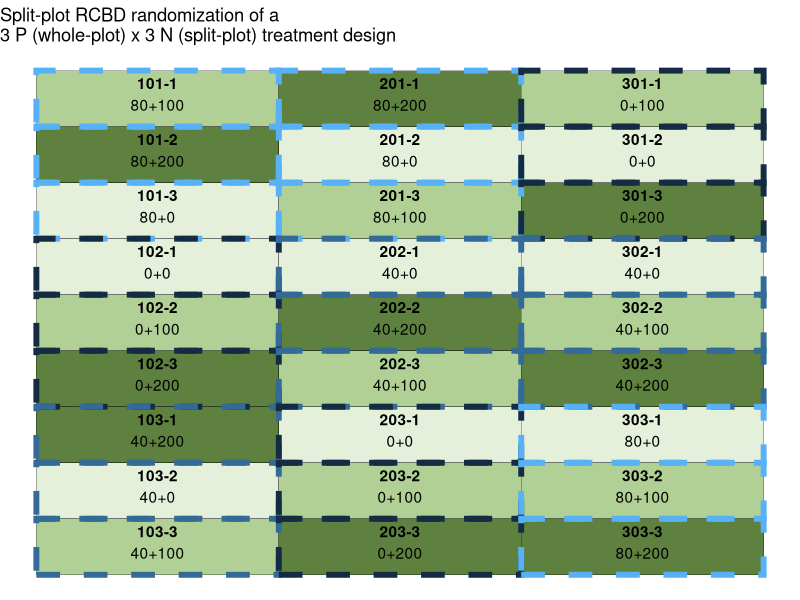

Write the R code that produced this figure. (Note: this script raises an error after producing the figure.)
## ---- chunk 1
library(tidyverse)
library(dplyr)
## ---- chunk 2
set.seed(930)

## ---- chunk 3
wp_rcbd_rand <-crossing(prate_kgha = c(0, 40, 80),
                        block = 1:3
                        ) %>%
arrange(block)%>%
  
  # Randomizing WP treatment factor to blocks (restricted) 
group_by(block)%>%
  mutate(prate_kgha = sample(prate_kgha))%>%
    # Creating WP plot numbers 
mutate(wplot = (block*100)+1:3)%>%
  ungroup()

wp_rcbd_rand
## ---- chunk 4
library(dplyr)

# Assuming wp_rcbd_rand exists and has been created correctly
# Here is the corrected script for randomizing N rates within each W plot

sp_rcbd_rand <- crossing(nrate_kgha = c(0, 100, 200),
                         wplot = wp_rcbd_rand$wplot
                        ) %>%
  arrange(wplot) %>%
  group_by(wplot) %>%
  mutate(nrate_kgha = sample(nrate_kgha)) %>%
  # Creating SP plot numbers after ensuring all manipulations are completed within the group
  mutate(splot = paste0(wplot, "-", row_number())) %>%
  ungroup()  # Ungroup to finalize the data manipulation

# View the resulting dataframe
print(sp_rcbd_rand)
## ---- chunk 5
# Ensure wp_rcbd_rand is the data frame containing the whole plot info with 'wplot' and other identifiers
spp_rcbd_rand <- wp_rcbd_rand %>%
  right_join(sp_rcbd_rand, by = c("wplot"))%>%
  # Joining on 'wplot' if this is the common identifier
  mutate(trtname = paste0(prate_kgha, "+", nrate_kgha))

# Print the combined data frame to check the join
print(spp_rcbd_rand)


## ---- chunk 6
spp_rcbd_rand%>%
  filter(block == 1)

## ---- chunk 7
spp_rcbd_layout <- spp_rcbd_rand %>%
  # Defining number of rows and columns in the field for plotting purposes
  mutate(row = rep(1:3, each = 9)) %>%
  mutate(col = rep(seq(from = 1, 
                       to = 9, #total number of treatments, 
                       by = 1), 
                   times = 3 #total number of blocks
  )) %>%
  # Creating plot and trtname labels for plotting
  mutate(lab = paste0(splot, "\n", trtname))

spp_rcbd_layout
## ---- chunk 8
ggplot(data = spp_rcbd_layout, aes(x = row, 
                                   y = -col))+
  geom_tile(aes(fill = factor(nrate_kgha)),
            color= "black",
            show.legend = F
            )+
  geom_tile(aes(color = prate_kgha),
            show.legend = F,
            size = 2,
            linetype = 2,
            fill = NA)+

  
  scale_fill_manual(values = c("#e5f0db",
                              "#b1d095",
                              "#5e813f"))+

  geom_text(aes(label = splot), fontface = "bold", vjust = -.8)+
  geom_text(aes(label = trtname), vjust = 1)+
  labs(title = "Split-plot RCBD randomization of a\n3 P (whole-plot) x 3 N (split-plot) treatment design") +
  theme_void()
## ---- chunk 9
spp_rcbd_rand %>%
  # Rearranging columns  
  dplyr::select(block, wplot, prate_kgha, 
                splot, nrate_kgha,
                trtname) %>%
  write_csv("../output/spp_rcbd_randomization_table.csv")
## ---- chunk 10
ggsave("../output/spp_rcbd_layoutmap.png",
       width = 6,
       height = 5,
       bg = "white")
